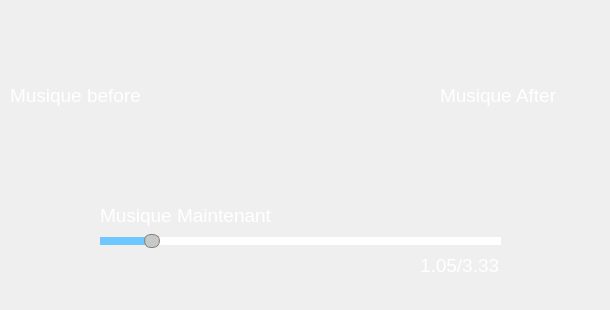
      <widget class="QWidget" name="Tab_Serveur">
       <widget class="QLabel" name="Param_Icon_5">
        <property name="geometry">
         <rect>
          <x>20</x>
          <y>10</y>
          <width>51</width>
          <height>51</height>
         </rect>
        </property>
        <property name="styleSheet">
         <string notr="true">background:transparent;</string>
        </property>
        <property name="text">
         <string/>
        </property>
        <property name="pixmap">
         <pixmap resource="ressource.qrc">:/icon/Sprite/vueMenu.png</pixmap>
        </property>
        <property name="scaledContents">
         <bool>true</bool>
        </property>
       </widget>
       <widget class="QLabel" name="label_2">
        <property name="geometry">
         <rect>
          <x>10</x>
          <y>120</y>
          <width>41</width>
          <height>41</height>
         </rect>
        </property>
        <property name="styleSheet">
         <string notr="true">background:transparent;</string>
        </property>
        <property name="text">
         <string/>
        </property>
        <property name="pixmap">
         <pixmap resource="ressource.qrc">:/icon/Sprite/chevronWg.png</pixmap>
        </property>
        <property name="scaledContents">
         <bool>true</bool>
        </property>
       </widget>
       <widget class="QLabel" name="label_3">
        <property name="geometry">
         <rect>
          <x>550</x>
          <y>120</y>
          <width>41</width>
          <height>41</height>
         </rect>
        </property>
        <property name="styleSheet">
         <string notr="true">background:transparent;</string>
        </property>
        <property name="text">
         <string/>
        </property>
        <property name="pixmap">
         <pixmap resource="ressource.qrc">:/icon/Sprite/chevronWd.png</pixmap>
        </property>
        <property name="scaledContents">
         <bool>true</bool>
        </property>
       </widget>
       <widget class="QLabel" name="Serveur_MusicBefore_2">
        <property name="geometry">
         <rect>
          <x>10</x>
          <y>80</y>
          <width>201</width>
          <height>31</height>
         </rect>
        </property>
        <property name="font">
         <font>
          <pointsize>14</pointsize>
         </font>
        </property>
        <property name="styleSheet">
         <string notr="true">background : transparent;
color : white ;

</string>
        </property>
        <property name="text">
         <string>Musique before</string>
        </property>
       </widget>
       <widget class="QLabel" name="Serveur_MusicBefore_3">
        <property name="geometry">
         <rect>
          <x>440</x>
          <y>80</y>
          <width>151</width>
          <height>31</height>
         </rect>
        </property>
        <property name="font">
         <font>
          <pointsize>14</pointsize>
         </font>
        </property>
        <property name="styleSheet">
         <string notr="true">background : transparent;
color : white ;

</string>
        </property>
        <property name="text">
         <string>Musique After</string>
        </property>
       </widget>
       <widget class="QLabel" name="Serveur_MusicBefore_4">
        <property name="geometry">
         <rect>
          <x>100</x>
          <y>200</y>
          <width>211</width>
          <height>31</height>
         </rect>
        </property>
        <property name="font">
         <font>
          <pointsize>14</pointsize>
         </font>
        </property>
        <property name="styleSheet">
         <string notr="true">background : transparent;
color : white ;

</string>
        </property>
        <property name="text">
         <string>Musique Maintenant</string>
        </property>
       </widget>
       <widget class="QLabel" name="label_4">
        <property name="geometry">
         <rect>
          <x>0</x>
          <y>0</y>
          <width>601</width>
          <height>301</height>
         </rect>
        </property>
        <property name="text">
         <string/>
        </property>
        <property name="pixmap">
         <pixmap resource="ressource.qrc">:/icon/Sprite/img_fjords.jpg</pixmap>
        </property>
       </widget>
       <widget class="QSlider" name="horizontalSlider">
        <property name="geometry">
         <rect>
          <x>100</x>
          <y>230</y>
          <width>401</width>
          <height>22</height>
         </rect>
        </property>
        <property name="autoFillBackground">
         <bool>false</bool>
        </property>
        <property name="styleSheet">
         <string notr="true">QSlider::groove:horizontal {
	background-color: rgb(0, 0, 0);
	height : 6px;
	border: 1px solid black;
}

QSlider::handle { 
	background :rgb(200, 200, 200);
	width: 14px;
	margin : -4px 0;
	border : 1px solid gray ;
	border-radius : 7px;
}

QSlider::sub-page:qlineargradient {
background: rgb(110, 200, 255);
border-top-right-radius: 0px;
border-bottom-right-radius: 0px;
border-top-left-radius: 9px;
border-bottom-left-radius: 9px;
}


QSlider::add-page:qlineargradient {
background:white;
border-top-right-radius: 9px;
border-bottom-right-radius: 9px;
border-top-left-radius: 0px;
border-bottom-left-radius: 0px;
}

</string>
        </property>
        <property name="value">
         <number>11</number>
        </property>
        <property name="tracking">
         <bool>true</bool>
        </property>
        <property name="orientation">
         <enum>Qt::Horizontal</enum>
        </property>
       </widget>
       <widget class="QLabel" name="Serveur_MusicBefore_5">
        <property name="geometry">
         <rect>
          <x>420</x>
          <y>250</y>
          <width>101</width>
          <height>31</height>
         </rect>
        </property>
        <property name="font">
         <font>
          <pointsize>14</pointsize>
         </font>
        </property>
        <property name="styleSheet">
         <string notr="true">background : transparent;
color : white ;

</string>
        </property>
        <property name="text">
         <string>1.05/3.33</string>
        </property>
       </widget>
       <zorder>label_4</zorder>
       <zorder>Param_Icon_5</zorder>
       <zorder>label_2</zorder>
       <zorder>label_3</zorder>
       <zorder>Serveur_MusicBefore_2</zorder>
       <zorder>Serveur_MusicBefore_3</zorder>
       <zorder>Serveur_MusicBefore_4</zorder>
       <zorder>horizontalSlider</zorder>
       <zorder>Serveur_MusicBefore_5</zorder>
      </widget>
